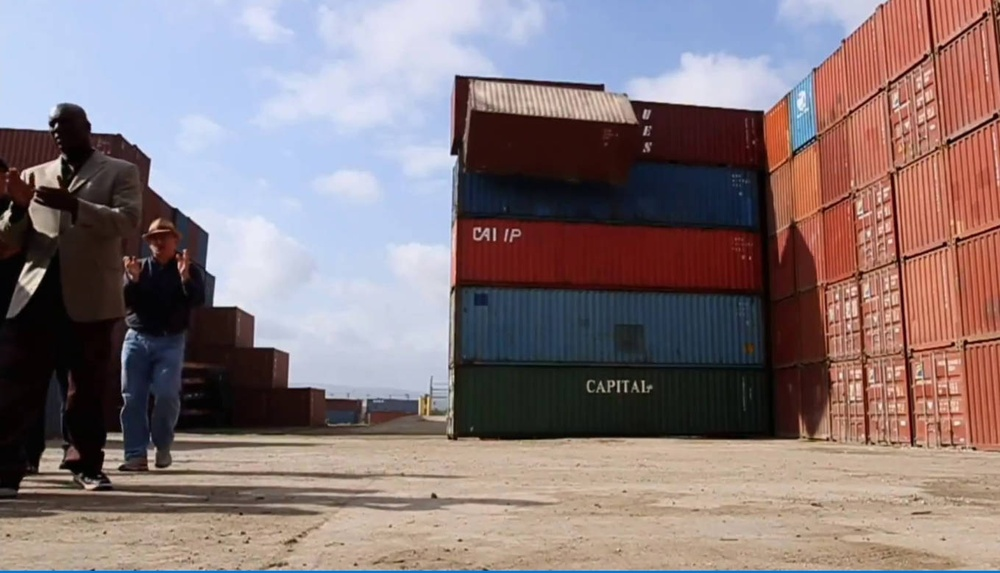
#> input picture cla/test/test.jpg, 1000 x 573 px, shrunk from 1359 x 779 before the run, found by its file name; its folder holds only this picture in this run
$ python addf3.py
#> lines starting #> are read from the running program, lines starting #| are printed output that depends on the picture
# 导入需要的模块
import os
import cv2
import numpy as np

# 定义一个函数，给图片添加中雾效果
def add_medium_fog(image):
    # 获取图片的宽度和高度
    width, height = image.shape[1], image.shape[0]
    # 定义一个固定的雾度系数，为0.3
    fog_coeff = 0.3
    # 生成一个和图片大小相同的雾层，颜色为白色
    fog_layer = np.ones((height, width, 3), dtype=np.uint8) * 255
    # 将雾层和图片按照雾度系数混合，得到添加中雾效果的图片
    fogged_image = cv2.addWeighted(image, 1 - fog_coeff, fog_layer, fog_coeff, 0)
    # 返回添加中雾效果的图片
    return fogged_image

# 定义一个文件夹路径，存放要处理的图片
folder_path = r"C:\Users\Administrator\Desktop\test\cla\test"
# 遍历文件夹下的所有文件
for file in os.listdir(folder_path):
    # 获取文件的完整路径
    file_path = os.path.join(folder_path, file)
    # 获取文件的名称和后缀
    file_name, file_ext = os.path.splitext(file)
    # 判断文件是否是.jpg或.jpeg结尾
    if file_ext.lower() in [".jpg", ".jpeg"]:
        # 如果是，读取图片数据
        image = cv2.imread(file_path)
#> image is the input picture: shape (573, 1000, 3); mean B, G, R 122, 120, 135.6
        # 给图片添加中雾效果
        fogged_image = add_medium_fog(image)
#> in add_medium_fog, `fogged_image = cv2.addWeighted(image, 1 - fog_coeff, fog_layer, fog_co..`:
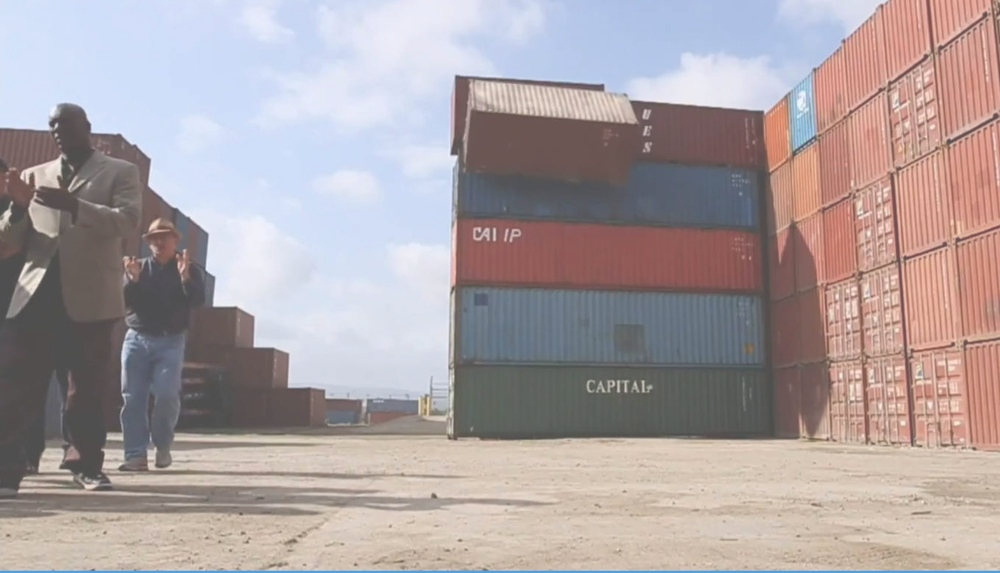
#> fogged_image: shape (573, 1000, 3); mean B, G, R 161.9, 160.5, 171.4
        # 保存添加中雾效果的图片到原来的路径，名称后面加上_fogged
        cv2.imwrite(file_path.replace(file_name, file_name + "_fogged"), fogged_image)
        # 打印出处理成功的信息
        print(f"Added medium fog effect to {file}")
    else:
        # 如果不是，打印出该文件的文字和后缀
        print(f"This file is not an image: {file_name}{file_ext}")
